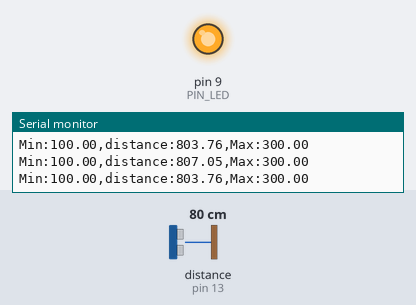
The sketch below on a simulated Arduino Uno, built with avr-gcc and run on an emulated ATmega328P. On the bench: output pins drawn as LEDs (lit = HIGH), the last lines printed to the serial monitor. Wiring (inferred from the names in the program): ultrasonic range finder: trigger pin 12; echo pin 13. The inputs (shaded band) are chosen by the test bench; at power-on: distance to the obstacle (sensor on pin 13) 80 cm. The echo pulse lasts 58.3 µs per cm; pins used as bus, display or sensor lines are not drawn.

Above: at 1.2 s.
1.3 s: distance to the obstacle (sensor on pin 13) set to 18 cm
At 2.5 s:
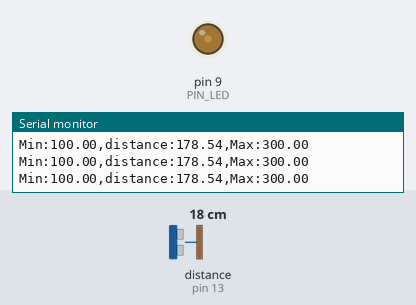
2.8 s: distance to the obstacle (sensor on pin 13) set to 2 cm
At 3.6 s:
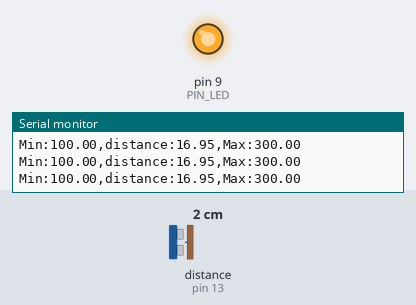
Timing chart, 0 to 5.8 s (numbered marks = the images above; inputs shaded):
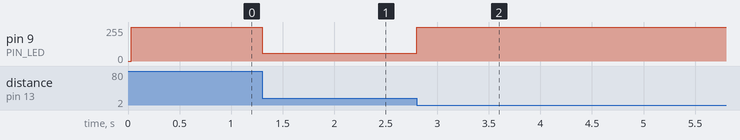

Measured:
- after the input at 1.3 s, pin 9 (PIN_LED): 255/255 → 57/255 at once
- after the input at 2.8 s, pin 9 (PIN_LED): 57/255 → 255/255 at once

The sketch:

08_example_2.ino
```cpp
// Arduino pin assignment
#define PIN_LED  9
#define PIN_TRIG 12   // sonar sensor TRIGGER
#define PIN_ECHO 13   // sonar sensor ECHO

// configurable parameters
#define SND_VEL 346.0     // sound velocity at 24 celsius degree (unit: m/sec)
#define INTERVAL 25    // sampling interval (unit: msec) #실습3할때는 25로 변
#define PULSE_DURATION 10 // ultra-sound Pulse Duration (unit: usec)
#define _DIST_MIN 100.0   // minimum distance to be measured (unit: mm)
#define _DIST_MAX 300.0   // maximum distance to be measured (unit: mm)

#define TIMEOUT ((INTERVAL / 2) * 1000.0) // maximum echo waiting time (unit: usec)
#define SCALE (0.001 * 0.5 * SND_VEL) // coefficent to convert duration to distance

unsigned long last_sampling_time;   // unit: msec

void setup() {
  // initialize GPIO pins
  pinMode(PIN_LED, OUTPUT);
  pinMode(PIN_TRIG, OUTPUT);  // sonar TRIGGER
  pinMode(PIN_ECHO, INPUT);   // sonar ECHO
  digitalWrite(PIN_TRIG, LOW);  // turn-off Sonar

  // initialize serial port
  Serial.begin(1000000);
}

void loop() {
  float distance;

  // wait until next sampling time. // polling
  // millis() returns the number of milliseconds since the program started.
  //    will overflow after 50 days.
  if (millis() < (last_sampling_time + INTERVAL))
    return;

  distance = USS_measure(PIN_TRIG, PIN_ECHO); // read distance

  if (distance<100) {
      analogWrite(PIN_LED,255);
  }
  else if ((distance>=100)&&(distance<=200)) {
    analogWrite(PIN_LED, map(distance,100,200,255,0));
  }
  else if ((distance>=200)&&(distance<=300)){
    analogWrite(PIN_LED, map(distance,200,300,0,255));
  }
  else {
    analogWrite(PIN_LED,255);

  }

  // output the distance to the serial port
  Serial.print("Min:");        Serial.print(_DIST_MIN);
  Serial.print(",distance:");  Serial.print(distance);
  Serial.print(",Max:");       Serial.print(_DIST_MAX);
  Serial.println("");

  // do something here
//  delay(50); // Assume that it takes 50ms to do something.

  // update last sampling time
  last_sampling_time += INTERVAL;
}

// get a distance reading from USS. return value is in millimeter.
float USS_measure(int TRIG, int ECHO)
{
  digitalWrite(TRIG, HIGH);
  delayMicroseconds(PULSE_DURATION);
  digitalWrite(TRIG, LOW);

  return pulseIn(ECHO, HIGH, TIMEOUT) * SCALE; // unit: mm

  // Pulse duration to distance conversion example (target distance = 17.3m)
  // - pulseIn(ECHO, HIGH, timeout) returns microseconds (음파의 왕복 시간)
  // - 편도 거리 = (pulseIn() / 1,000,000) * SND_VEL / 2 (미터 단위)
  //   mm 단위로 하려면 * 1,000이 필요 ==>  SCALE = 0.001 * 0.5 * SND_VEL
  //
  // - 예, pusseIn()이 100,000 이면 (= 0.1초, 왕복 거리 34.6m)
  //        = 100,000 micro*sec * 0.001 milli/micro * 0.5 * 346 meter/sec
  //        = 100,000 * 0.001 * 0.5 * 346
  //        = 17,300 mm  ==> 17.3m
}
```
